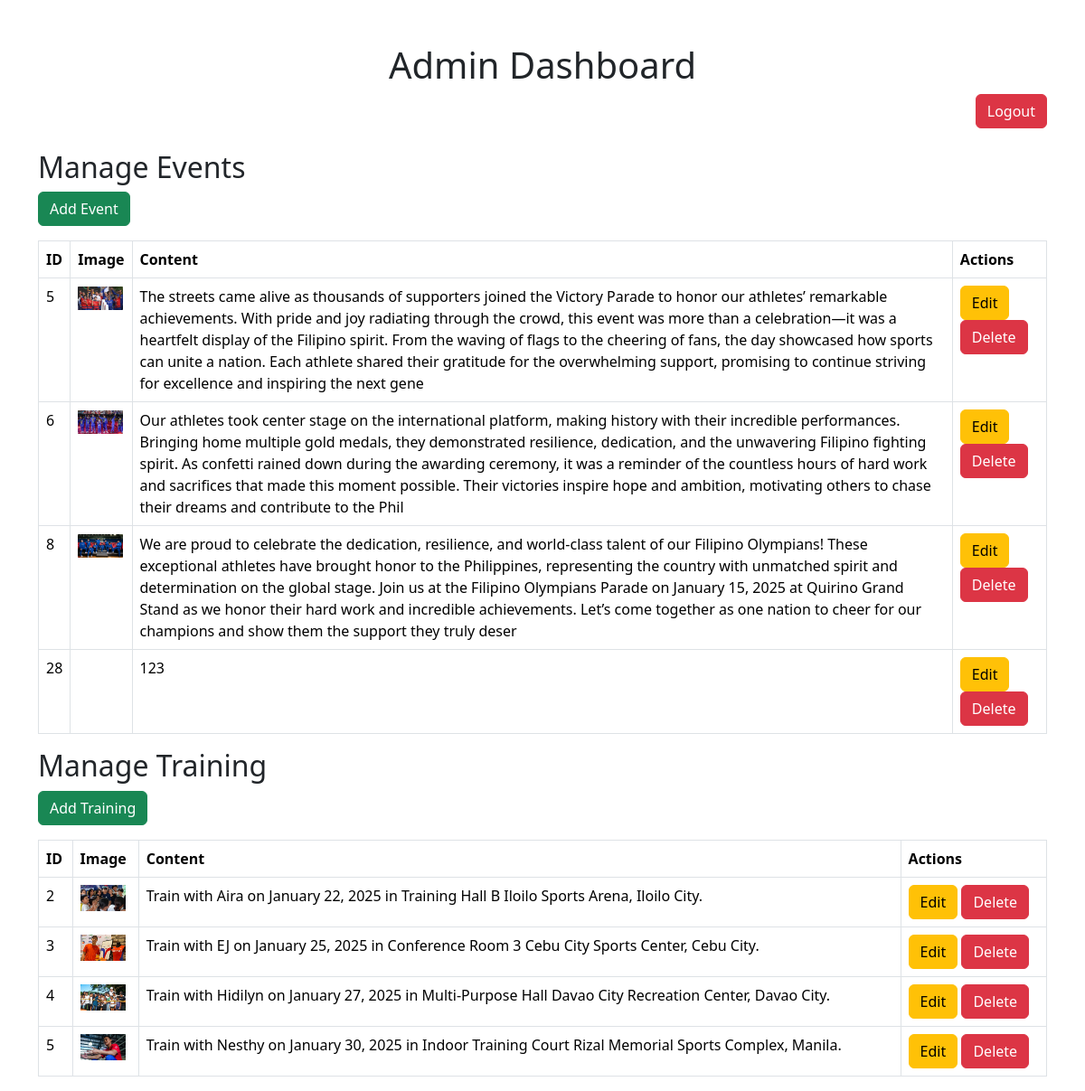
/admin/dashboard.php (signed in), run on the app's committed database.
### tables this page shows
CREATE TABLE `event` (
  `id` int(50) NOT NULL,
  `image` varchar(50) NOT NULL,
  `content` varchar(500) NOT NULL
);

CREATE TABLE `training` (
  `id` int(50) NOT NULL,
  `image` varchar(50) NOT NULL,
  `content` varchar(255) NOT NULL
);

### connect.php (called while the page is built, shortened)
<?php
  function executeQuery($query){
    $conn = $GLOBALS['conn'];
    return mysqli_query($conn, $query);
  }
?>

### admin/dashboard.php (the view, shortened to what this page needs)
<?php
include("../connect.php");
$eventsQuery = "SELECT * FROM event";
$events = executeQuery($eventsQuery);
$trainingQuery = "SELECT * FROM training";
$trainings = executeQuery($trainingQuery);
?>
<!doctype html>
<html lang="en">
<head>
    <link rel="stylesheet" href="https://cdn.jsdelivr.net/npm/bootstrap@5.3.3/dist/css/bootstrap.min.css">
</head>
<body>
<div class="container mt-5">
    <h1 class="text-center">Admin Dashboard</h1>
    <div class="mb-4 d-flex justify-content-end">
        <a href="../logout.php" class="btn btn-danger">Logout</a>
    </div>
    <h2>Manage Events</h2>
    <button class="btn btn-success mb-3" data-bs-toggle="modal" data-bs-target="#modal" data-type="event" data-action="add">Add Event</button>
    <table class="table table-bordered">
        <thead>
        <tr>
            <th>ID</th>
            <th>Image</th>
            <th>Content</th>
            <th>Actions</th>
        </tr>
        </thead>
        <tbody>
        <?php while ($event = mysqli_fetch_assoc($events)): ?>
            <tr>
                <td><?php echo $event['id']; ?></td>
                <td><img src="../<?php echo $event['image']; ?>" alt="" width="50"></td>
                <td><?php echo $event['content']; ?></td>
                <td>
                    <button class="btn btn-warning" data-bs-toggle="modal" data-bs-target="#modal" data-type="event" data-action="edit" data-id="<?php echo $event['id']; ?>" data-content="<?php echo $event['content']; ?>" data-image="<?php echo $event['image']; ?>">Edit</button>
                    <a href="dashboard.php?delete=<?php echo $event['id']; ?>&type=event"
                    class="btn btn-danger"
                    onclick="return confirm('Are you sure you want to delete this content?');">
                    Delete
                    </a>
                </td>
            </tr>
        <?php endwhile; ?>
        </tbody>
    </table>
    <h2>Manage Training</h2>
    <button class="btn btn-success mb-3" data-bs-toggle="modal" data-bs-target="#modal" data-type="training" data-action="add">Add Training</button>
    <table class="table table-bordered">
        <thead>
        <tr>
            <th>ID</th>
            <th>Image</th>
            <th>Content</th>
            <th>Actions</th>
        </tr>
        </thead>
        <tbody>
        <?php while ($training = mysqli_fetch_assoc($trainings)): ?>
            <tr>
                <td><?php echo $training['id']; ?></td>
                <td><img src="../<?php echo $training['image']; ?>" alt="" width="50"></td>
                <td><?php echo $training['content']; ?></td>
                <td>
                    <button class="btn btn-warning" data-bs-toggle="modal" data-bs-target="#modal" data-type="training" data-action="edit" data-id="<?php echo $training['id']; ?>" data-content="<?php echo $training['content']; ?>" data-image="<?php echo $training['image']; ?>">Edit</button>
                    <a href="dashboard.php?delete=<?php echo $training['id']; ?>&type=training"
                    class="btn btn-danger"
                    onclick="return confirm('Are you sure you want to delete this content?');">
                    Delete
                    </a>
                </td>
            </tr>
        <?php endwhile; ?>
        </tbody>
    </table>
</div>
</body>
</html>

### data on the page
event: id "5", image (picture), content "The streets came alive as thousands of supporters joined the Victory Parade to honor our athletes’ remarkable achievements. With pride and joy radiating through the crowd, this event was more than a celebration—it was a heartfelt display of the Filipino spirit. From the waving of flags to the cheering of fans, the day showcased how sports can unite a nation. Each athlete shared their gratitude for the overwhelming support, promising to continue striving for excellence and inspiring the next gene"
event: id "6", image (picture), content "Our athletes took center stage on the international platform, making history with their incredible performances. Bringing home multiple gold medals, they demonstrated resilience, dedication, and the unwavering Filipino fighting spirit. As confetti rained down during the awarding ceremony, it was a reminder of the countless hours of hard work and sacrifices that made this moment possible. Their victories inspire hope and ambition, motivating others to chase their dreams and contribute to the Phil"
event: id "8", image (picture), content "We are proud to celebrate the dedication, resilience, and world-class talent of our Filipino Olympians! These exceptional athletes have brought honor to the Philippines, representing the country with unmatched spirit and determination on the global stage. Join us at the Filipino Olympians Parade on January 15, 2025 at Quirino Grand Stand as we honor their hard work and incredible achievements. Let’s come together as one nation to cheer for our champions and show them the support they truly deser"
event: id "28", content "123"
training: id "2", image (picture), content "Train with Aira on January 22, 2025 in Training Hall B Iloilo Sports Arena, Iloilo City."
training: id "3", image (picture), content "Train with EJ on January 25, 2025 in Conference Room 3 Cebu City Sports Center, Cebu City."
training: id "4", image (picture), content "Train with Hidilyn on January 27, 2025 in Multi-Purpose Hall Davao City Recreation Center, Davao City."
training: id "5", image (picture), content "Train with Nesthy on January 30, 2025 in Indoor Training Court Rizal Memorial Sports Complex, Manila."
